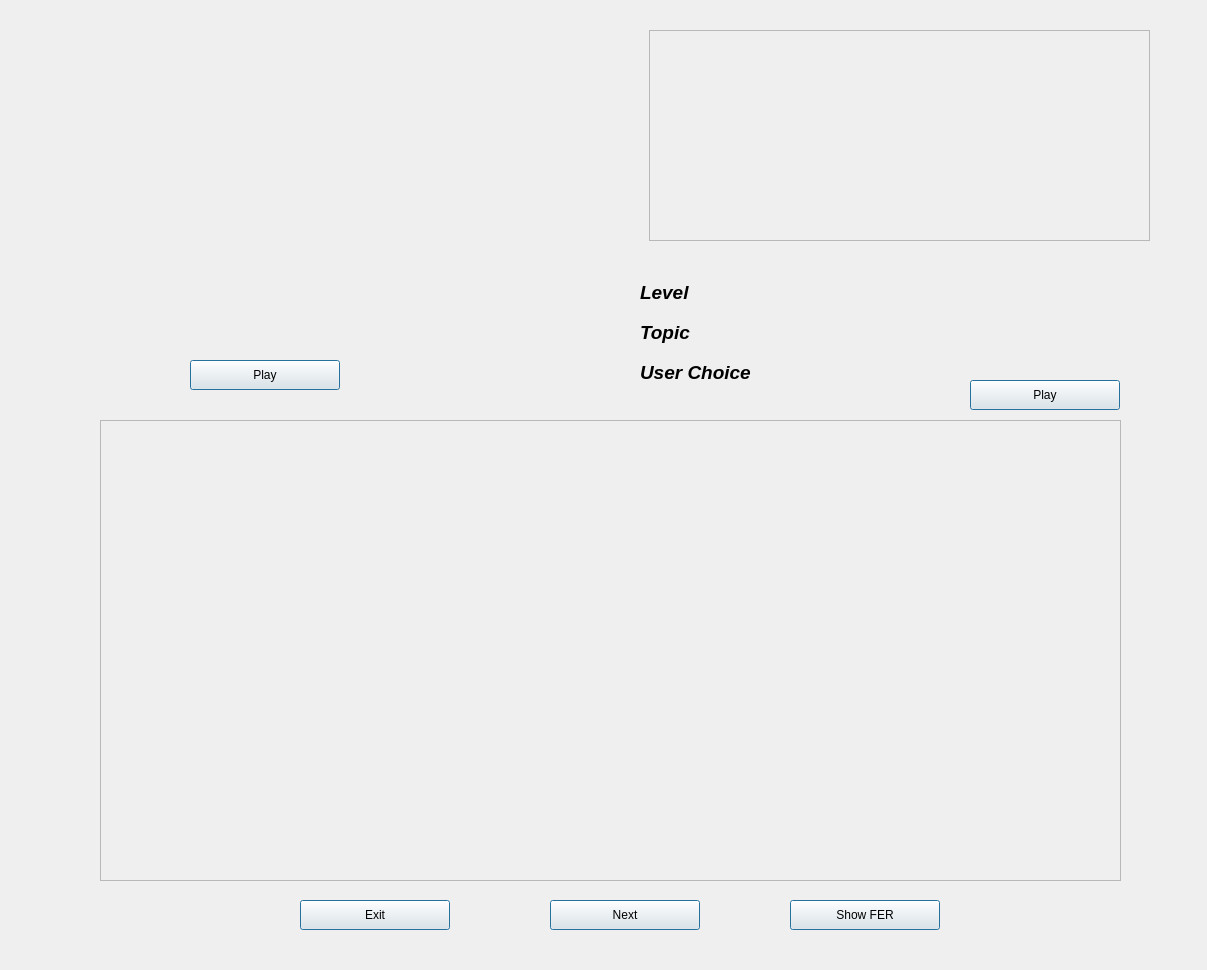
<?xml version="1.0" encoding="UTF-8"?>
<ui version="4.0">
 <class>Form</class>
 <widget class="QWidget" name="Form">
  <property name="geometry">
   <rect>
    <x>0</x>
    <y>0</y>
    <width>1207</width>
    <height>970</height>
   </rect>
  </property>
  <property name="windowTitle">
   <string>Form</string>
  </property>
  <widget class="QPushButton" name="nextButton">
   <property name="geometry">
    <rect>
     <x>550</x>
     <y>900</y>
     <width>150</width>
     <height>30</height>
    </rect>
   </property>
   <property name="text">
    <string>Next</string>
   </property>
   <property name="default">
    <bool>true</bool>
   </property>
  </widget>
  <widget class="QPushButton" name="exitButton">
   <property name="geometry">
    <rect>
     <x>300</x>
     <y>900</y>
     <width>150</width>
     <height>30</height>
    </rect>
   </property>
   <property name="text">
    <string>Exit</string>
   </property>
   <property name="default">
    <bool>true</bool>
   </property>
  </widget>
  <widget class="QPushButton" name="playButton">
   <property name="geometry">
    <rect>
     <x>190</x>
     <y>360</y>
     <width>150</width>
     <height>30</height>
    </rect>
   </property>
   <property name="text">
    <string>Play</string>
   </property>
   <property name="autoDefault">
    <bool>false</bool>
   </property>
   <property name="default">
    <bool>true</bool>
   </property>
   <property name="flat">
    <bool>false</bool>
   </property>
  </widget>
  <widget class="QLabel" name="level">
   <property name="geometry">
    <rect>
     <x>640</x>
     <y>280</y>
     <width>200</width>
     <height>25</height>
    </rect>
   </property>
   <property name="font">
    <font>
     <pointsize>14</pointsize>
     <weight>75</weight>
     <italic>true</italic>
     <bold>true</bold>
    </font>
   </property>
   <property name="text">
    <string>Level</string>
   </property>
  </widget>
  <widget class="QLabel" name="answer">
   <property name="geometry">
    <rect>
     <x>640</x>
     <y>360</y>
     <width>200</width>
     <height>25</height>
    </rect>
   </property>
   <property name="font">
    <font>
     <pointsize>14</pointsize>
     <weight>75</weight>
     <italic>true</italic>
     <bold>true</bold>
    </font>
   </property>
   <property name="text">
    <string>User Choice</string>
   </property>
  </widget>
  <widget class="QScrollArea" name="question">
   <property name="geometry">
    <rect>
     <x>100</x>
     <y>420</y>
     <width>1021</width>
     <height>461</height>
    </rect>
   </property>
   <property name="widgetResizable">
    <bool>true</bool>
   </property>
   <widget class="QWidget" name="scrollAreaWidgetContents">
    <property name="geometry">
     <rect>
      <x>0</x>
      <y>0</y>
      <width>1019</width>
      <height>459</height>
     </rect>
    </property>
   </widget>
  </widget>
  <widget class="QScrollArea" name="true_ans">
   <property name="geometry">
    <rect>
     <x>649</x>
     <y>30</y>
     <width>501</width>
     <height>211</height>
    </rect>
   </property>
   <property name="widgetResizable">
    <bool>true</bool>
   </property>
   <widget class="QWidget" name="scrollAreaWidgetContents_2">
    <property name="geometry">
     <rect>
      <x>0</x>
      <y>0</y>
      <width>499</width>
      <height>209</height>
     </rect>
    </property>
   </widget>
  </widget>
  <widget class="QLabel" name="topic">
   <property name="geometry">
    <rect>
     <x>640</x>
     <y>320</y>
     <width>200</width>
     <height>25</height>
    </rect>
   </property>
   <property name="font">
    <font>
     <pointsize>14</pointsize>
     <weight>75</weight>
     <italic>true</italic>
     <bold>true</bold>
    </font>
   </property>
   <property name="text">
    <string>Topic</string>
   </property>
  </widget>
  <widget class="QPushButton" name="fer">
   <property name="geometry">
    <rect>
     <x>790</x>
     <y>900</y>
     <width>150</width>
     <height>30</height>
    </rect>
   </property>
   <property name="text">
    <string>Show FER</string>
   </property>
   <property name="autoDefault">
    <bool>false</bool>
   </property>
   <property name="default">
    <bool>true</bool>
   </property>
   <property name="flat">
    <bool>false</bool>
   </property>
  </widget>
  <widget class="QPushButton" name="allses">
   <property name="geometry">
    <rect>
     <x>970</x>
     <y>380</y>
     <width>150</width>
     <height>30</height>
    </rect>
   </property>
   <property name="text">
    <string>Play</string>
   </property>
   <property name="autoDefault">
    <bool>false</bool>
   </property>
   <property name="default">
    <bool>true</bool>
   </property>
   <property name="flat">
    <bool>false</bool>
   </property>
  </widget>
 </widget>
 <resources/>
 <connections/>
</ui>
